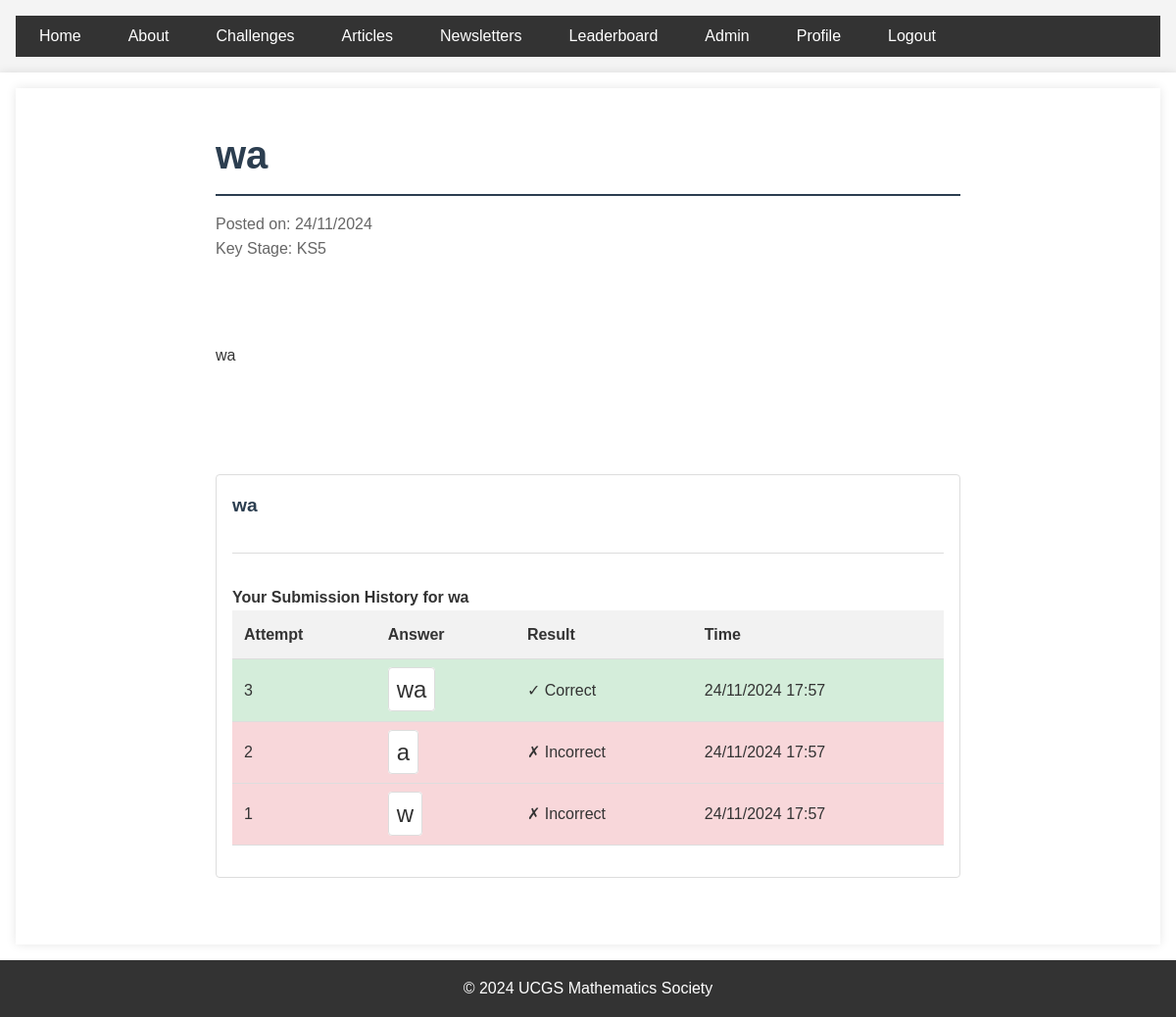
Page /challenges/2 (signed in) on the committed database.
### app/models.py (models this page shows)
class Challenge(db.Model):
    id = db.Column(db.Integer, primary_key=True, autoincrement=True)
    title = db.Column(db.String(100), nullable=False)
    content = db.Column(db.Text, nullable=False)
    date_posted = db.Column(db.DateTime, nullable=False, default=datetime.utcnow)
    file_url = db.Column(db.String(100))
    key_stage = db.Column(db.String(3), nullable=False)
    answer_boxes = db.relationship('ChallengeAnswerBox', backref='challenge', lazy=True, cascade='all, delete-orphan')
    submissions = db.relationship('AnswerSubmission', backref='challenge', lazy=True)
    first_correct_submission = db.Column(db.DateTime)

class ChallengeAnswerBox(db.Model):
    id = db.Column(db.Integer, primary_key=True, autoincrement=True)
    challenge_id = db.Column(db.Integer, db.ForeignKey('challenge.id'), nullable=False)
    box_label = db.Column(db.String(100), nullable=False)  # e.g., "Part A", "Step 1", etc.
    correct_answer = db.Column(db.String(100), nullable=False)
    order = db.Column(db.Integer, nullable=False)  # To maintain box order
    submissions = db.relationship('AnswerSubmission', backref='answer_box', lazy=True)

class AnswerSubmission(db.Model):
    id = db.Column(db.Integer, primary_key=True, autoincrement=True)
    user_id = db.Column(db.Integer, db.ForeignKey('user.id'), nullable=False)
    challenge_id = db.Column(db.Integer, db.ForeignKey('challenge.id'), nullable=False)
    answer_box_id = db.Column(db.Integer, db.ForeignKey('challenge_answer_box.id'), nullable=False)
    answer = db.Column(db.String(100), nullable=False)
    is_correct = db.Column(db.Boolean, nullable=True)
    submitted_at = db.Column(db.DateTime, nullable=False, default=datetime.utcnow)

### app/main/routes.py (the view, shortened to what this page needs)
@bp.route('/challenges/<int:challenge_id>', methods=['GET', 'POST'])
@login_required
def challenge(challenge_id):
    challenge = Challenge.query.get_or_404(challenge_id)
    forms = {}
    submissions = {}
    all_correct = False
    for answer_box in challenge.answer_boxes:
        form = AnswerSubmissionForm()
        forms[answer_box.id] = form
        box_submissions = AnswerSubmission.query.filter_by(
            user_id=current_user.id,
            challenge_id=challenge_id,
            answer_box_id=answer_box.id
        ).order_by(AnswerSubmission.submitted_at.desc()).all()
        submissions[answer_box.id] = box_submissions
    return render_template('main/challenge.html',
                         challenge=challenge,
                         forms=forms,
                         submissions=submissions,
                         attempts_remaining=3,
                         all_correct=all_correct)

### app/__init__.py (called while the page is built)
def create_app(config_class=Config):
    app = Flask(__name__)
    app.config.from_object(config_class)
    app.logger.setLevel(logging.INFO)
    ckeditor.init_app(app)
    db.init_app(app)
    login_manager.init_app(app)
    @login_manager.user_loader
    def load_user(user_id):
        return User.query.get(int(user_id))
    migrate.init_app(app, db, render_as_batch=True)
    from app.auth import bp as auth_bp
    from app.main import bp as main_bp
    from app.profile import bp as profile_bp
    from app.admin import bp as admin_bp
    app.register_blueprint(auth_bp)
    app.register_blueprint(main_bp)
    app.register_blueprint(profile_bp, url_prefix='/profile')
    app.register_blueprint(admin_bp)
    return app

### app/templates/main/challenge.html (shortened to what this page needs)
{% extends "base.html" %}
{% block content %}
    <main>
        <div class="challenge-container">
            <article>
                <h1 class="challenge-title">{{ challenge.title }}</h1>
                <div class="challenge-meta">
                    <p>Posted on: {{ challenge.date_posted.strftime('%d/%m/%Y') }}</p>
                    <p>Key Stage: {{ challenge.key_stage.upper() }}</p>
                </div>
                <div class="challenge-content">
                    {{ challenge.content | safe }}
                </div>
                {% for answer_box in challenge.answer_boxes %}
                    {% set form = forms[answer_box.id] %}
                    {% set box_submissions = submissions[answer_box.id] %}
                    {% set has_correct = box_submissions and box_submissions[0].is_correct %}
                    {% set submission_count = box_submissions|length %}
                    {% set attempts_remaining = 3 - submission_count %}
                    <div class="answer-box" id="answer-box-{{ answer_box.id }}">
                        <h3>{{ answer_box.box_label }}</h3>
                        {% if box_submissions %}
                            <div class="submissions-history">
                                <h4>Your Submission History for {{ answer_box.box_label }}</h4>
                                <table>
                                    <thead>
                                        <tr>
                                            <th>Attempt</th>
                                            <th>Answer</th>
                                            <th>Result</th>
                                            <th>Time</th>
                                        </tr>
                                    </thead>
                                    <tbody>
                                        {% for submission in box_submissions %}
                                        <tr class="{{ 'success' if submission.is_correct else 'error' }}">
                                            <td>{{ loop.revindex }}</td>
                                            <td>
                                                <math-field
                                                    readonly
                                                    class="form-control submission-math">{{ submission.answer }}</math-field>
                                            </td>
                                            <td>{{ "✓ Correct" if submission.is_correct else "✗ Incorrect" }}</td>
                                            <td>{{ submission.submitted_at.strftime('%d/%m/%Y %H:%M') }}</td>
                                        </tr>
                                        {% endfor %}
                                    </tbody>
                                </table>
                            </div>
                        {% endif %}
                    </div>
                {% endfor %}
            </article>
        </div>
    </main>
{% endblock %}

### app/static/css/main.css (style rules this page uses)
* { margin: 0; padding: 0; box-sizing: border-box; }
body { font-family: Arial, sans-serif; line-height: 1.6; color: #333; background-color: #f4f4f4; }
header, main, footer { padding: 1rem; }
main { max-width: 1200px; margin: 0 auto; background-color: #fff; box-shadow: 0 0 10px rgba(0, 0, 0, 0.1); min-height: calc(100vh - 120px); }
h1, h2, h3 { margin-bottom: 1rem; color: #2c3e50; }
h1 { font-size: 2.5rem; border-bottom: 2px solid #2c3e50; padding-bottom: 0.5rem; }
table { width: 100%; border-collapse: collapse; margin-bottom: 1rem; }
th, td { padding: 0.75rem; text-align: left; border-bottom: 1px solid #ddd; }
th { background-color: #f2f2f2; font-weight: bold; }
tr:nth-child(even) { background-color: #f8f8f8; }
.success { background-color: green; }
.error { background-color: red; }
.challenge-content { white-space: pre-wrap; word-wrap: break-word; overflow-wrap: break-word; }
.challenge-container { max-width: 800px; margin: 0 auto; padding: 20px; }
.challenge-title { margin-bottom: 1rem; }
.challenge-meta { color: #666; margin-bottom: 2rem; }
.challenge-content { margin-bottom: 2rem; }
.form-control { width: 100%; padding: 0.5rem; border: 1px solid #ced4da; border-radius: 4px; }
.answer-box, .answer-box-group { border: 1px solid #ddd; padding: 1.5rem; margin-bottom: 1.5rem; border-radius: 4px; background-color: #fff; }
math-field.form-control { width: 100%; min-height: 3rem; padding: 0.5rem; border: 1px solid #ddd; border-radius: 4px; background-color: #fff; font-size: 1.5rem !important; }
.answer-box h3, .answer-box-group h3 { margin-bottom: 1rem; color: #2c3e50; font-size: 1.2rem; }

### app/templates/main/challenge.html (style rules this page uses)
.answer-box { margin-bottom: 2rem; padding: 1rem; border: 1px solid #ddd; border-radius: 4px; }
.submissions-history { margin-top: 2rem; padding-top: 2rem; border-top: 1px solid #ddd; }
.submission-math { font-size: 1.2rem; padding: 0.5rem; background: none; border: none; }
.submissions-history table td { vertical-align: middle; }
.submissions-history .success { background-color: #d4edda; }
.submissions-history .error { background-color: #f8d7da; }

### rows in the picture
Challenge: title "wa", date_posted "24/11/2024", key_stage "KS5", content "wa"
ChallengeAnswerBox: box_label "wa"
AnswerSubmission: answer "wa", is_correct "✓ Correct", submitted_at "24/11/2024 17:57"
AnswerSubmission: answer "a", is_correct "✗ Incorrect", submitted_at "24/11/2024 17:57"
AnswerSubmission: answer "w", is_correct "✗ Incorrect", submitted_at "24/11/2024 17:57"
